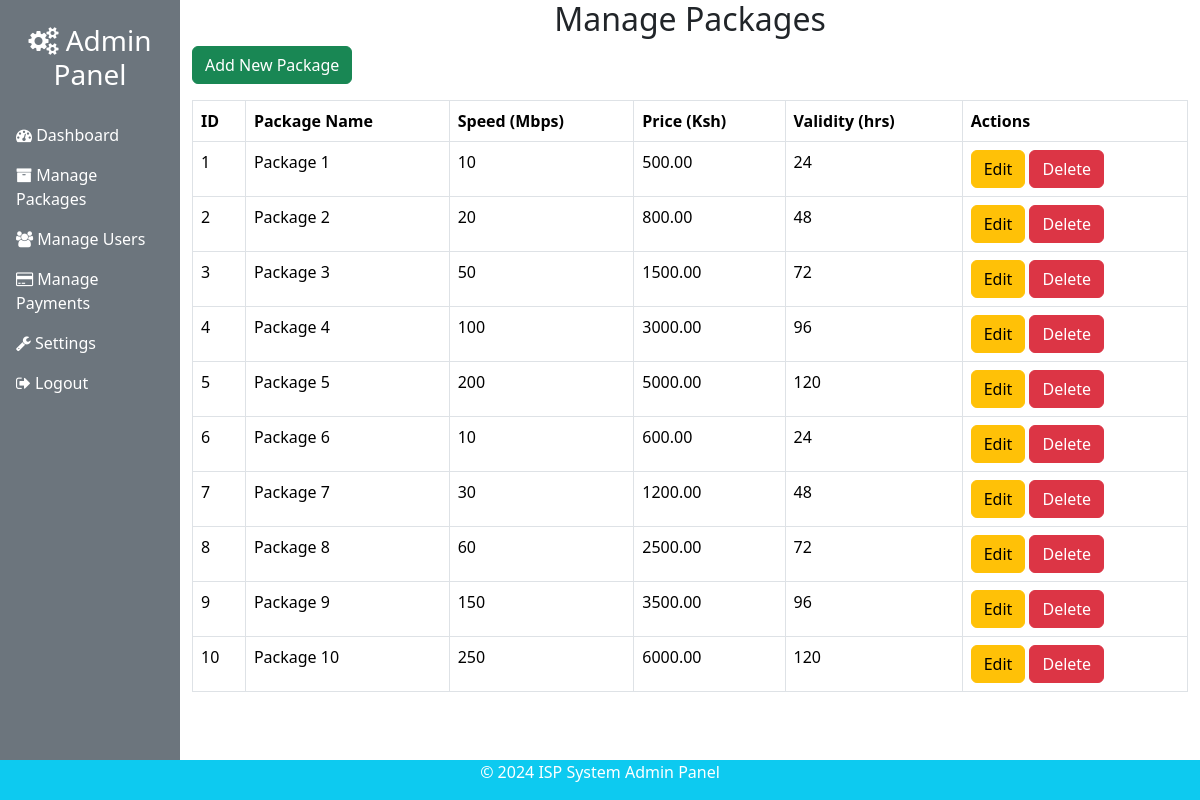
Page /admin/packages.php (signed in) on the committed database.
### tables this page shows
CREATE TABLE `packages` (
  `id` int(11) NOT NULL,
  `package_name` varchar(255) NOT NULL,
  `price` decimal(10,2) NOT NULL,
  `speed` int(11) NOT NULL,
  `validity_hours` int(11) NOT NULL
);

### admin/packages.php (the view)
<?php include('includes/header.php'); ?>
<?php include('includes/sidebar.php'); ?>
<div>
    <h2 class="text-center">Manage Packages</h2>
    <a href="add_package.php" class="btn btn-success mb-3">Add New Package</a>
    <table class="table table-bordered">
        <thead>
            <tr>
                <th>ID</th>
                <th>Package Name</th>
                <th>Speed (Mbps)</th>
                <th>Price (Ksh)</th>
                <th>Validity (hrs)</th>
                <th>Actions</th>
            </tr>
        </thead>
        <tbody>
            <?php
            $stmt = $pdo->prepare("SELECT * FROM packages");
            $stmt->execute();
            $packages = $stmt->fetchAll();
            foreach ($packages as $package):
            ?>
                <tr>
                    <td><?php echo $package['id']; ?></td>
                    <td><?php echo htmlspecialchars($package['package_name']); ?></td>
                    <td><?php echo htmlspecialchars($package['speed']); ?></td>
                    <td><?php echo htmlspecialchars($package['price']); ?></td>
                    <td><?php echo htmlspecialchars($package['validity_hours']); ?></td>
                    <td>
                        <a href="edit_package.php?id=<?php echo $package['id']; ?>" class="btn btn-warning">Edit</a>
                        <a href="delete_package.php?id=<?php echo $package['id']; ?>" class="btn btn-danger">Delete</a>
                    </td>
                </tr>
            <?php endforeach; ?>
        </tbody>
    </table>
</div>
<?php include('includes/footer.php'); ?>

### admin/includes/header.php (shortened to what this page needs)
<!DOCTYPE html>
<html lang="en">
<head>
    <link href="https://cdn.jsdelivr.net/npm/bootstrap@5.3.3/dist/css/bootstrap.min.css" rel="stylesheet">
</head>
<body>

### admin/includes/sidebar.php (shortened to what this page needs)
<head>
    <link rel="stylesheet" href="https://maxcdn.bootstrapcdn.com/font-awesome/4.5.0/css/font-awesome.min.css">
</head>
<div class="sidebar bg-secondary text-white" style="width: 180px; position: fixed; height: 100vh; transition: width 0.3s ease;">
    <h3 class="text-center my-4"><i class="fa fa-cogs"></i> Admin Panel</h3>
    <ul class="nav flex-column">
        <li class="nav-item">
            <a class="nav-link text-white" href="dashboard.php">
                <i class="fa fa-tachometer"></i> Dashboard
            </a>
        </li>
        <li class="nav-item">
            <a class="nav-link text-white" href="packages.php">
                <i class="fa fa-archive"></i> Manage Packages
            </a>
        </li>
        <li class="nav-item">
            <a class="nav-link text-white" href="users.php">
                <i class="fa fa-users"></i> Manage Users
            </a>
        </li>
        <li class="nav-item">
            <a class="nav-link text-white" href="payments.php">
                <i class="fa fa-credit-card"></i> Manage Payments
            </a>
        </li>
        <li class="nav-item">
            <a class="nav-link text-white" href="settings.php">
                <i class="fa fa-wrench"></i> Settings
            </a>
        </li>
        <li class="nav-item">
            <a class="nav-link text-white" href="logout.php">
                <i class="fa fa-sign-out"></i> Logout
            </a>
        </li>
    </ul>
</div>
<div class="content" style="margin-left: 180px; transition: margin-left 0.3s;">
<div class="container">

### admin/includes/footer.php (shortened to what this page needs)
</div>
</div>
<footer class="bg-info text-white text-center py-0.5 mt-5" style="position: fixed; bottom: 0; width: 100%;">
    <p>&copy; 2024 ISP System Admin Panel</p>
</footer>
</body>
</html>

### rows in the picture
packages: id "1", package_name "Package 1", speed "10", price "500.00", validity_hours "24"
packages: id "2", package_name "Package 2", speed "20", price "800.00", validity_hours "48"
packages: id "3", package_name "Package 3", speed "50", price "1500.00", validity_hours "72"
packages: id "4", package_name "Package 4", speed "100", price "3000.00", validity_hours "96"
packages: id "5", package_name "Package 5", speed "200", price "5000.00", validity_hours "120"
packages: id "6", package_name "Package 6", speed "10", price "600.00", validity_hours "24"
packages: id "7", package_name "Package 7", speed "30", price "1200.00", validity_hours "48"
packages: id "8", package_name "Package 8", speed "60", price "2500.00", validity_hours "72"
packages: id "9", package_name "Package 9", speed "150", price "3500.00", validity_hours "96"
packages: id "10", package_name "Package 10", speed "250", price "6000.00", validity_hours "120"
